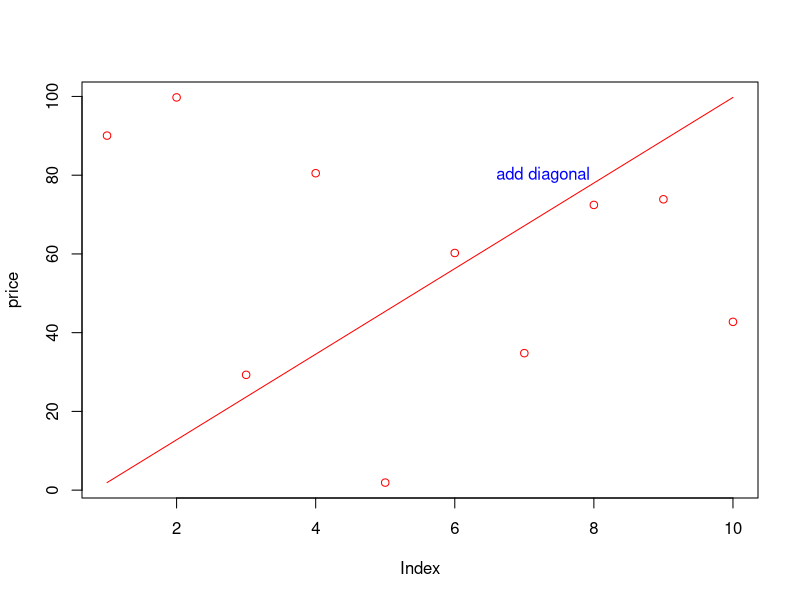
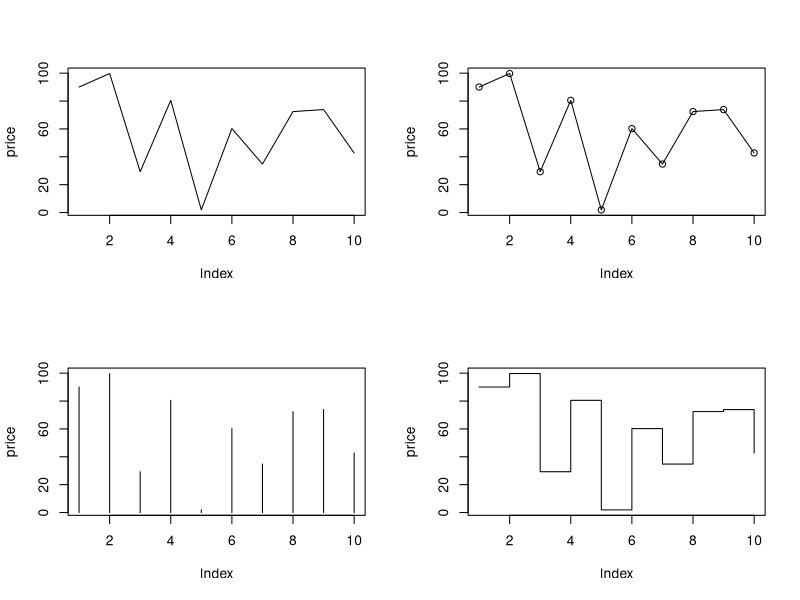
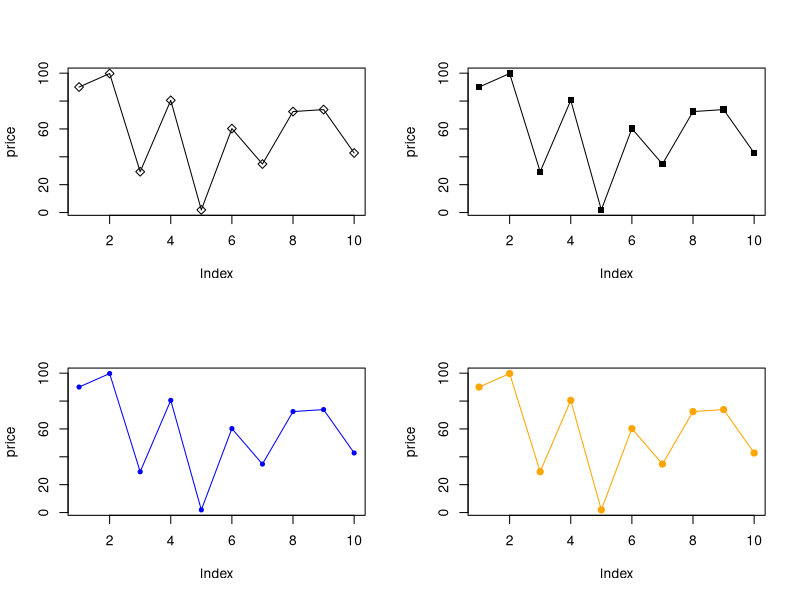
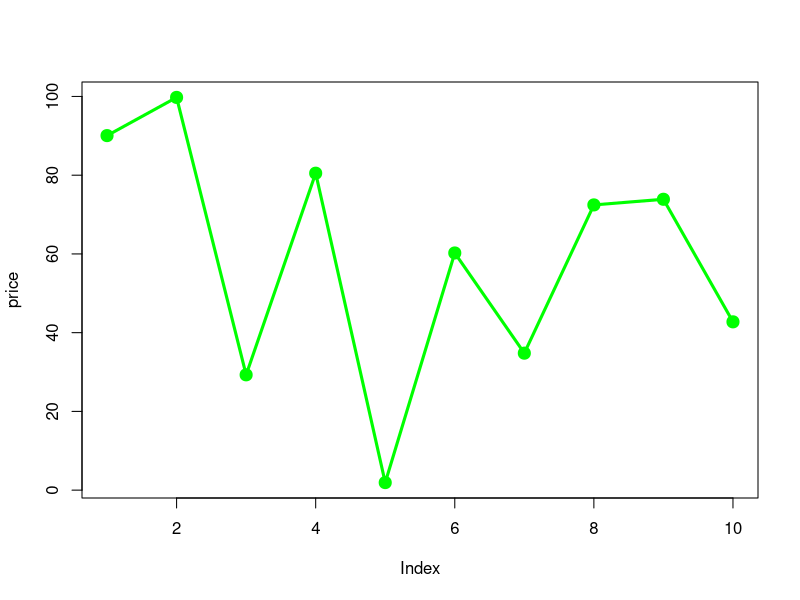
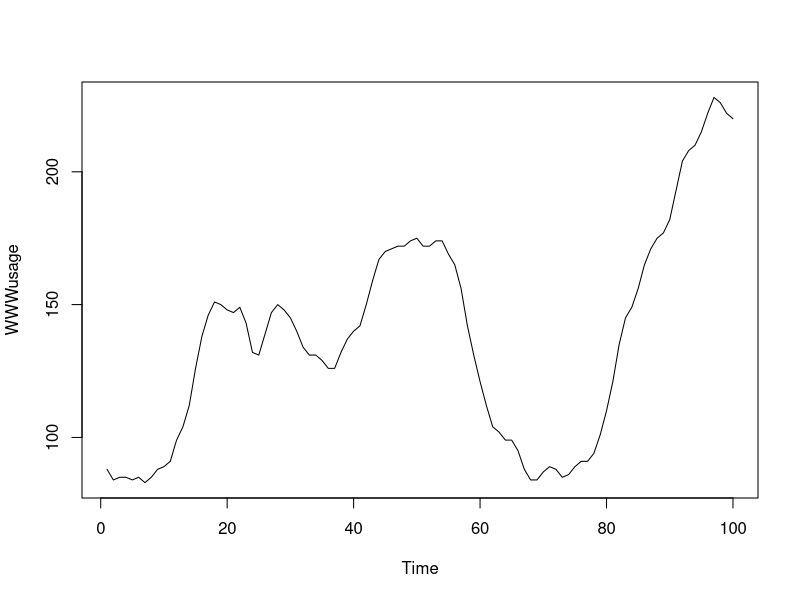

Write the R code that produced these figures, in order.
#standard scatterplot
price <- runif(10, min = 1, max = 100)
plot(price, col = 'red')
par(new = T)
line_chart <- 1:100
plot(line_chart, type = 'l', col = 'red', axes = F, ann = F)
text(70, 80, 'add diagonal', col = 'blue')

#plot type
par(mfrow = c(2, 2))
plot(price, type = 'l')
plot(price, type = 'o')
plot(price, type = 'h')
plot(price, type = 's')

#pch attribute
par(mfrow = c(2, 2))
plot(price, type = 'o', pch = 5)
plot(price, type = 'o', pch = 15)
plot(price, type = 'o', pch = 20, col = 'blue')
plot(price, type = 'o', pch = 20, col = 'orange', cex = 1.5)

#lwd attribute
par(mfrow = c(1, 1))
plot(price, type = 'o', pch = 20,
     col = 'green', cex = 2.0, lwd = 3)
  

#www usage
data('WWWusage')
str(WWWusage)
plot(WWWusage)
